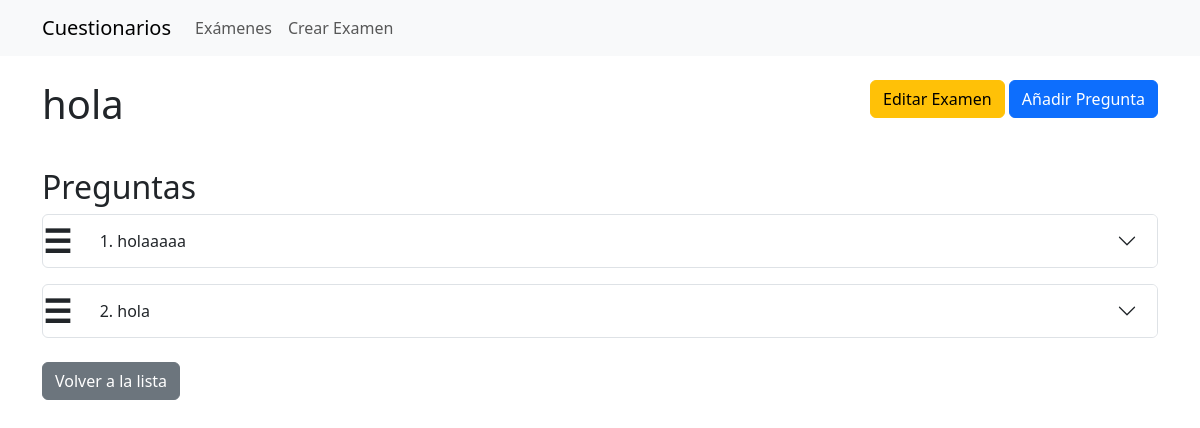
The app's page /exam/2/ with its own data.
### quiz/models.py (models this page shows, shortened)
class Exam(models.Model):
    title = models.CharField(max_length=200, verbose_name="Título")
    description = models.TextField(blank=True, verbose_name="Descripción")
    created_date = models.DateTimeField(auto_now_add=True)

class Question(models.Model):
    exam = models.ForeignKey(Exam, on_delete=models.CASCADE, related_name='questions')
    text = models.TextField(verbose_name="Texto de la pregunta")
    order = models.PositiveIntegerField(default=0)  # Nuevo campo para orden
    class Meta:
        ordering = ['order']

### quiz/views.py (the view)
# urls.py: path('exam/<int:exam_id>/', views.exam_detail, name='exam_detail'),
def exam_detail(request, exam_id):
    exam = get_object_or_404(Exam, id=exam_id)
    questions = exam.questions.all().prefetch_related('choices')
    return render(request, 'quiz/exam_detail.html', {'exam': exam, 'questions': questions})

### quiz/templates/quiz/exam_detail.html (shortened to what this page needs)
{% extends "base.html" %}
{% block content %}
<div class="row mb-4">
    <div class="col-md-8">
        <h1>{{ exam.title }}</h1>
    </div>
    <div class="col-md-4 text-end">
        <a href="{% url 'exam_edit' exam.id %}" class="btn btn-warning">Editar Examen</a>
        <a href="{% url 'question_create' exam.id %}" class="btn btn-primary">Añadir Pregunta</a>
    </div>
</div>
<div class="mb-4">
    <h2>Preguntas</h2>
    {% if questions %}
        <div class="accordion" id="accordionQuestions">
            <ul id="question-list" class="list-unstyled">
                {% for question in questions %}
                    <li data-id="{{ question.id }}" class="mb-3">
                        <div class="accordion-item">
                            <h2 class="accordion-header d-flex align-items-center">
                                <span class="drag-handle me-2" title="Arrastrar" aria-label="Arrastrar">☰</span>
                                <button class="accordion-button collapsed flex-grow-1" type="button"
                                        data-bs-toggle="collapse" data-bs-target="#collapse{{ question.id }}">
                                    {{ forloop.counter }}. {{ question.text }}
                                </button>
                            </h2>
                        </div>
                    </li>
                {% endfor %}
            </ul>
        </div>
    {% else %}
        <div class="alert alert-info text-center">
            Este examen no tiene preguntas todavía.
            <a href="{% url 'question_create' exam.id %}" class="btn btn-primary mt-2">Añade la primera pregunta</a>
        </div>
    {% endif %}
</div>
<div class="mt-4">
    <a href="{% url 'exam_list' %}" class="btn btn-secondary">Volver a la lista</a>
</div>
{% endblock %}

### quiz/templates/quiz/exam_detail.html (style rules this page uses)
.drag-handle { cursor: grab; font-weight: bold; user-select: none; }

### records on screen
Exam: title "hola"
Question: text "holaaaaa"
Question: text "hola"
